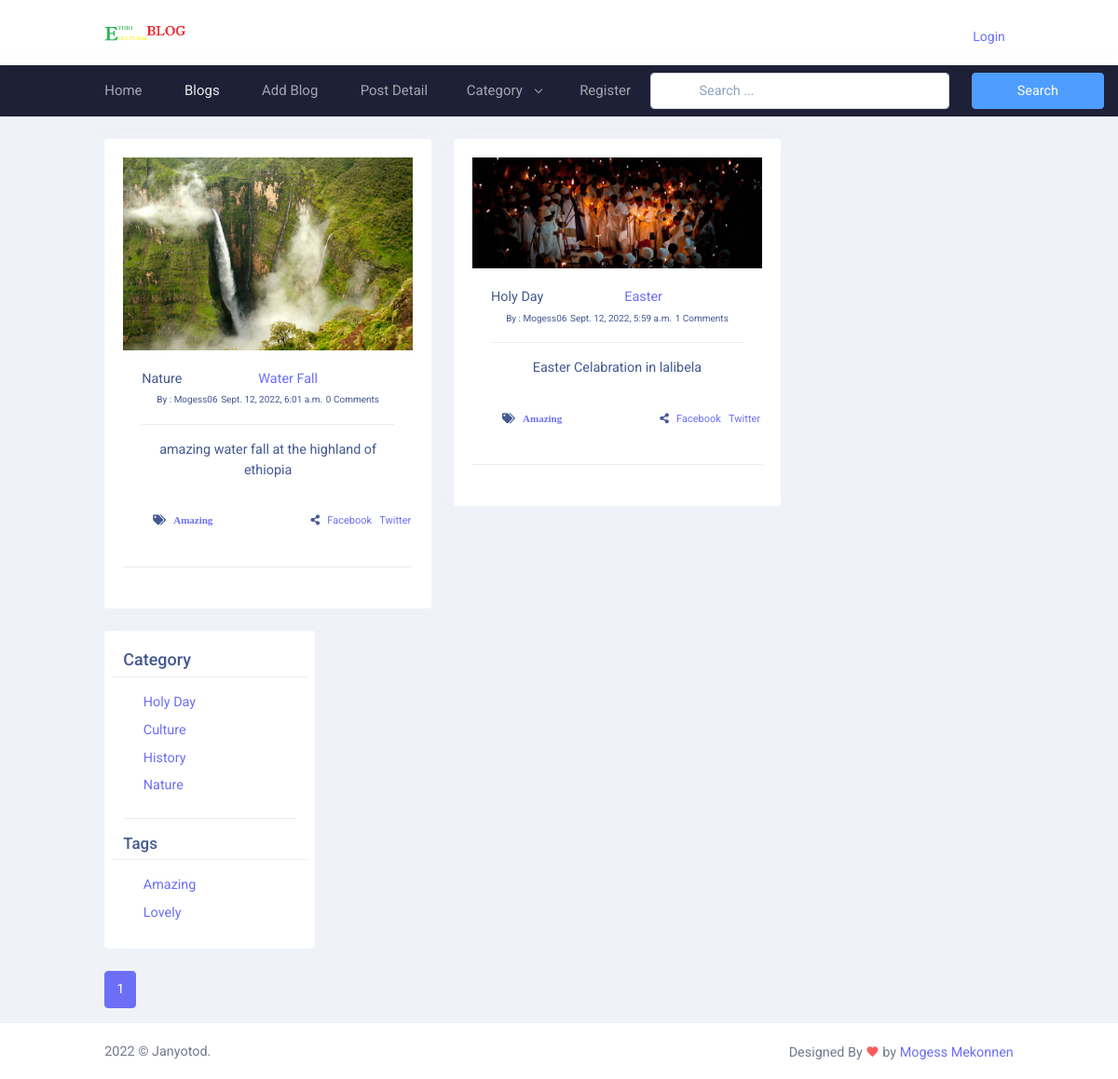
The app's page /blogs/ with its own data.
### blog/models.py (models this page shows, shortened)
class Blog(models.Model):
    user = models.ForeignKey(
        User,
        related_name='user_blogs',
        on_delete=models.CASCADE,
    )
    category = models.ForeignKey(
        Category,
        related_name='Category_blogs',
        on_delete=models.CASCADE,
    )
    likes = models.ManyToManyField(
        User,
        related_name='user_likes',
        blank=True,
        )
    tags = models.ManyToManyField(
        Tag,
        related_name='tag_blogs',
        blank=True
    )
    title = models.CharField(
        max_length=250
    )
    slug = models.SlugField(null=True, blank=True)
    banner = models.ImageField(upload_to='blog_banner')
    description = models.TextField()
    created_date = models.DateTimeField(auto_now_add=True)

class Category(models.Model):
    title = models.CharField(max_length=150, unique=True)
    slug = models.SlugField(null=True, blank=True)
    create_date = models.DateField(auto_now_add=True)

class  Tag(models.Model):
    title = models.CharField(max_length=150)
    slug = models.SlugField(null=True, blank=True)
    create_date = models.DateField(auto_now_add=True)

### user_profile/models.py (models this page shows, shortened)
class User(AbstractUser):
    email = models.EmailField(max_length=150,
                              unique=True,
                              error_messages={"unique": "Email must be unique"
                                              }
                              )
    profile_image = models.ImageField(null=True,
                                      blank=True,
                                      upload_to="profile_images"
                                      )
    REQUIRED_FIELDS = ["email"]
    objects = CustomUserManager()

### blog/views.py (the view)
# urls.py: path('blogs/', blogs, name='blogs'),
def blogs(request):
    queryset = Blog.objects.order_by('-created_date')
    tags = Tag.objects.order_by('-create_date')
    page = request.GET.get('page', 1)
    paginator = Paginator(queryset, 4)
    try:
        blogs = paginator.page(page)
    except EmptyPage:
        blogs = paginator.page(1)
    except PageNotAnInteger:
         blogs = paginator.page(1)
    context = {
        "blogs": blogs,
        "tags": tags,
        "paginator": paginator
    }
    return render(request, 'blogs.html', context)

### blog/context_processors.py (called while the page is built)
def get_all_category(request):
    categories = Category.objects.all()
    context = {
        "Categories": categories
    }
    return context

### templates/blogs.html (shortened to what this page needs)
{% extends 'base.html'%}
{% load static %}
{% block content %}
<div class="main-content">
  <div class="page-content">
    <div class="container-fluid">
      <div class="row">
        <div class="col-xl-9 col-sm-6">
          <div class="row">
            {% for blog in blogs %}
            <div class="col-xl-6">
              <div class="card">
                <div class="card-body">
                  <div class="text-center">
                    {% include 'blog_card.html' %}
                    <hr class="my-4" />
                  </div>
                </div>
              </div>
              {% endfor %}
            </div>
          </div>
          {% include 'right_sidebar.html' %}
          <div class="col-12 text-center">{% include 'pagination.html' %}</div>
        </div>
        {% endblock content %}

### templates/blog_card.html
{% load static %}
      <div>
        <img
          src="{{blog.banner.url}}"
          class="img-fluid"
          alt="Responsive image"
        />
      </div>
      <div class="card-body">
        <span class="float-lg-start" >{{blog.category.title}}</span>
        <a class="float-lg-center"  href="{% url 'blog_details' blog.slug %}" >{{blog.title}}</a>
        <br />
        <span style="font-size: 10px"
          >By : {{blog.user.username}}</span
        >
        <span style="font-size: 10px">{{blog.created_date}}</span>
        <span style="font-size: 10px"
          >{{blog.blog_comments.all.count}} Comments</span
        >
        <hr />
        <p>{{blog.description|truncatewords:50}}</p>
      </div>
      <div class="row"  style="font-size:11px">
        <div class="col-6">
          <ul class="post-tags float-lg-start">
            {% if blog.tags.all.count > 0 %}
            {% for tags in blog.tags.all %}
            <li class="fa fa-tags" >
              &nbsp; <a href="#">{{tags.title }}</a>
            </li>
            {% endfor %} {% else %} None {% endif %}
          </ul>
        </div>
        <div class="col-6">
          <ul class="post-share">
            <li class="fa fa-share-alt"></li>
            <a href="">&nbsp;&nbsp;Facebook</a>
            <a href="">&nbsp;&nbsp;Twitter</a>
          </ul>
        </div>
      </div>
    </div>

### templates/right_sidebar.html
<div class="col-xl-3 col-sm-6" style="width: 250px">
  <div class="card">
    <div class="card-body">
      <div class="row">
        <h4 class="form-label h5">Category</h4>
        <hr />
        {% for category in Categories %}
        <div class="d-flex flex-wrap gap-3">
          <div class="form-check mb-2">
            <a href="{% url 'category_blogs' category.slug %}"
              >{{category.title}}</a
            >
          </div>
        </div>
        {% endfor %}
      </div>
      <hr />
      <div class="row">
        <h4 class="card-title">Tags</h4>
        <hr />
        {% for tag in tags %}
        <div class="d-flex flex-wrap gap-3">
          <div class="form-check mb-2">
            <a href="{% url 'tag_blogs' tag.slug %}">{{tag.title}}</a>
          </div>
        </div>
        {% endfor %}
      </div>
    </div>
  </div>
</div>

### records on screen
Blog: banner (picture), category "Nature", title "Water Fall", user.username "Mogess06", created_date "Sept. 12, 2022, 6:01 a.m.", blog_comments.all.count "0", description "amazing water fall at the highland of ethiopia"
Tag: title "Amazing"
Blog: banner (picture), category "Holy Day", title "Easter", user.username "Mogess06", created_date "Sept. 12, 2022, 5:59 a.m.", blog_comments.all.count "1", description "Easter Celabration in lalibela"
Category: title "Holy Day"
Category: title "Culture"
Category: title "History"
Category: title "Nature"
Tag: title "Lovely"

### other values on screen
{{ page }} "1"
